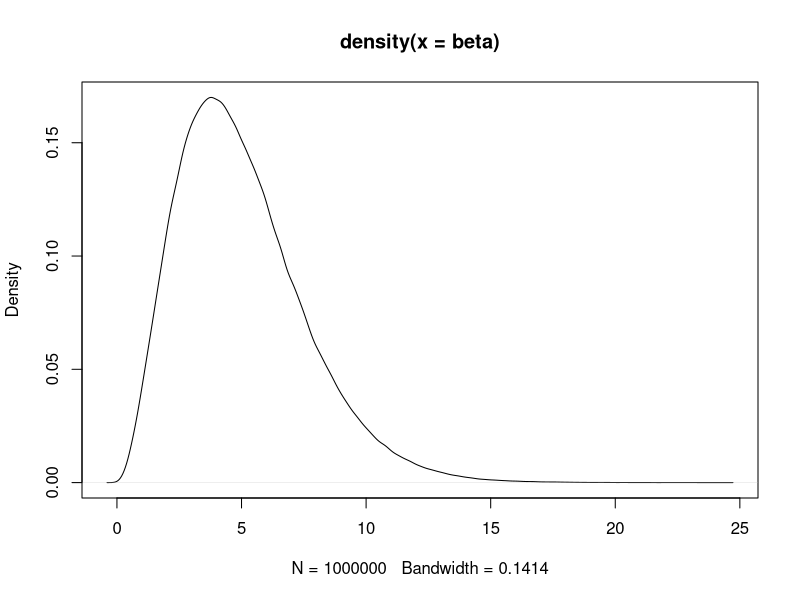
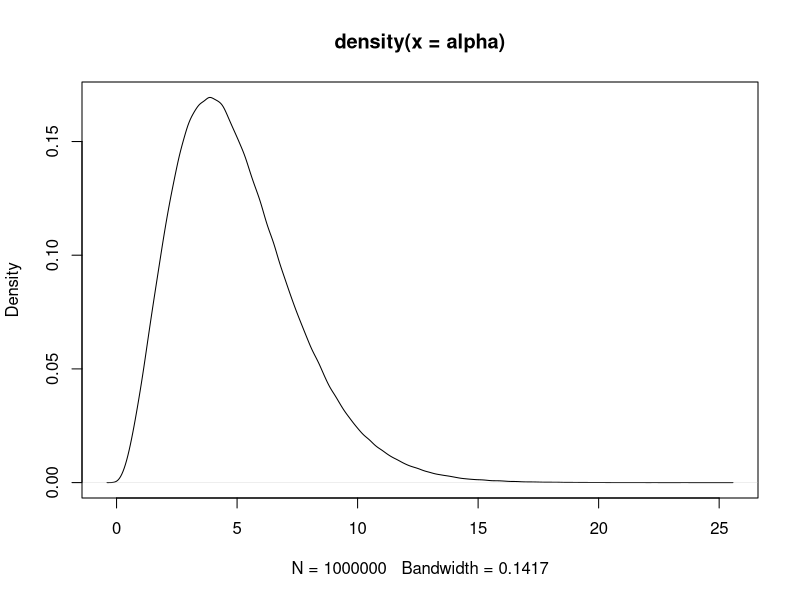

Write the R code that produced these figures, in order. (Note: this script raises an error after producing the figures.)
p1 <- rbeta(1e6, 3,3)
# odds_p1 <- p1/(1-p1)
# 
# beta <- rgamma(1e6,3,1)
# alpha <- beta * odds_p1 #rgamma(1e6,(beta * odds_p1), 1)
v<- rgamma(1e6,10,1)
alpha <- p1 * v
beta <- (1-p1) * v


plot(density(beta))
plot(density(alpha))

p2 <- rbeta(1e6,alpha,beta)

cor(p1,p2)
lm(p2 ~ p1 - 1)

data.frame(p1 = p1, p2 = p2) %>% 
  ggplot(aes(x = p1, y = p2)) +
  stat_ellipse(level = 0.95) +
  stat_ellipse(level = 0.99) +
  stat_ellipse(level = 0.50) +
  geom_smooth(method = "lm")


data.frame(p1=p1,p2=p2) %>% 
  filter(p1 < 0.91 & p1 > 0.89) %>% 
  pull(p2) %>% 
  density() %>% 
  plot()

# plot(density(p1))
# lines(density(p2), col = "red")

data.frame(p1=p1,p2=p2) %>% 
  ggplot() +
  geom_density(aes(x = p1)) +
  geom_density(aes(x = p2), col = "red") +
  geom_density(aes(x = runif(1e6,0,1)), col = "blue")

